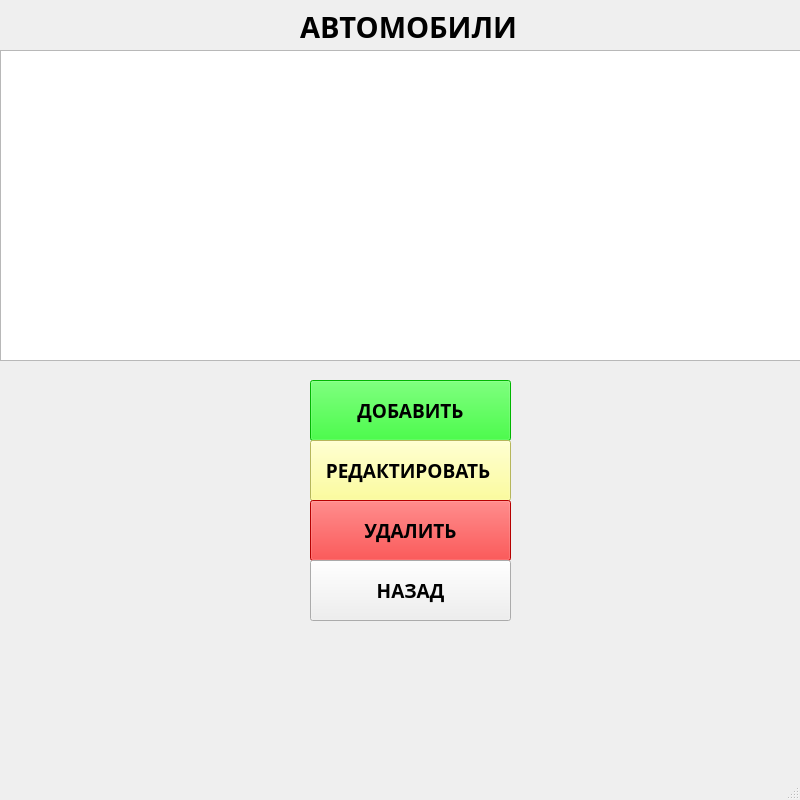
<?xml version="1.0" encoding="UTF-8"?>
<ui version="4.0">
 <class>MainWindow</class>
 <widget class="QMainWindow" name="MainWindow">
  <property name="geometry">
   <rect>
    <x>0</x>
    <y>0</y>
    <width>800</width>
    <height>800</height>
   </rect>
  </property>
  <property name="maximumSize">
   <size>
    <width>800</width>
    <height>800</height>
   </size>
  </property>
  <property name="windowTitle">
   <string>Автомобили</string>
  </property>
  <widget class="QWidget" name="centralwidget">
   <widget class="QTableView" name="tableView">
    <property name="geometry">
     <rect>
      <x>0</x>
      <y>50</y>
      <width>801</width>
      <height>311</height>
     </rect>
    </property>
   </widget>
   <widget class="QLabel" name="label_6">
    <property name="geometry">
     <rect>
      <x>300</x>
      <y>-10</y>
      <width>221</width>
      <height>74</height>
     </rect>
    </property>
    <property name="font">
     <font>
      <family>Tw Cen MT</family>
      <pointsize>22</pointsize>
      <weight>75</weight>
      <bold>true</bold>
     </font>
    </property>
    <property name="text">
     <string>АВТОМОБИЛИ</string>
    </property>
   </widget>
   <widget class="QPushButton" name="add_auto_button">
    <property name="geometry">
     <rect>
      <x>310</x>
      <y>380</y>
      <width>201</width>
      <height>61</height>
     </rect>
    </property>
    <property name="font">
     <font>
      <family>Tw Cen MT</family>
      <pointsize>14</pointsize>
      <weight>75</weight>
      <bold>true</bold>
     </font>
    </property>
    <property name="styleSheet">
     <string notr="true">background-color: rgb(0, 255, 0);</string>
    </property>
    <property name="text">
     <string>ДОБАВИТЬ</string>
    </property>
   </widget>
   <widget class="QPushButton" name="edit_auto_button">
    <property name="geometry">
     <rect>
      <x>310</x>
      <y>440</y>
      <width>201</width>
      <height>61</height>
     </rect>
    </property>
    <property name="font">
     <font>
      <family>Tw Cen MT</family>
      <pointsize>14</pointsize>
      <weight>75</weight>
      <bold>true</bold>
     </font>
    </property>
    <property name="styleSheet">
     <string notr="true">background-color: rgb(255, 255, 127);</string>
    </property>
    <property name="text">
     <string>РЕДАКТИРОВАТЬ </string>
    </property>
   </widget>
   <widget class="QPushButton" name="delete_auto_button">
    <property name="geometry">
     <rect>
      <x>310</x>
      <y>500</y>
      <width>201</width>
      <height>61</height>
     </rect>
    </property>
    <property name="font">
     <font>
      <family>Tw Cen MT</family>
      <pointsize>14</pointsize>
      <weight>75</weight>
      <bold>true</bold>
     </font>
    </property>
    <property name="styleSheet">
     <string notr="true">background-color: rgb(255, 0, 0);</string>
    </property>
    <property name="text">
     <string>УДАЛИТЬ</string>
    </property>
   </widget>
   <widget class="QPushButton" name="back_button">
    <property name="geometry">
     <rect>
      <x>310</x>
      <y>560</y>
      <width>201</width>
      <height>61</height>
     </rect>
    </property>
    <property name="font">
     <font>
      <family>Tw Cen MT</family>
      <pointsize>14</pointsize>
      <weight>75</weight>
      <bold>true</bold>
     </font>
    </property>
    <property name="text">
     <string>НАЗАД</string>
    </property>
   </widget>
  </widget>
  <widget class="QMenuBar" name="menubar">
   <property name="geometry">
    <rect>
     <x>0</x>
     <y>0</y>
     <width>800</width>
     <height>21</height>
    </rect>
   </property>
  </widget>
  <widget class="QStatusBar" name="statusbar"/>
 </widget>
 <resources/>
 <connections/>
</ui>
